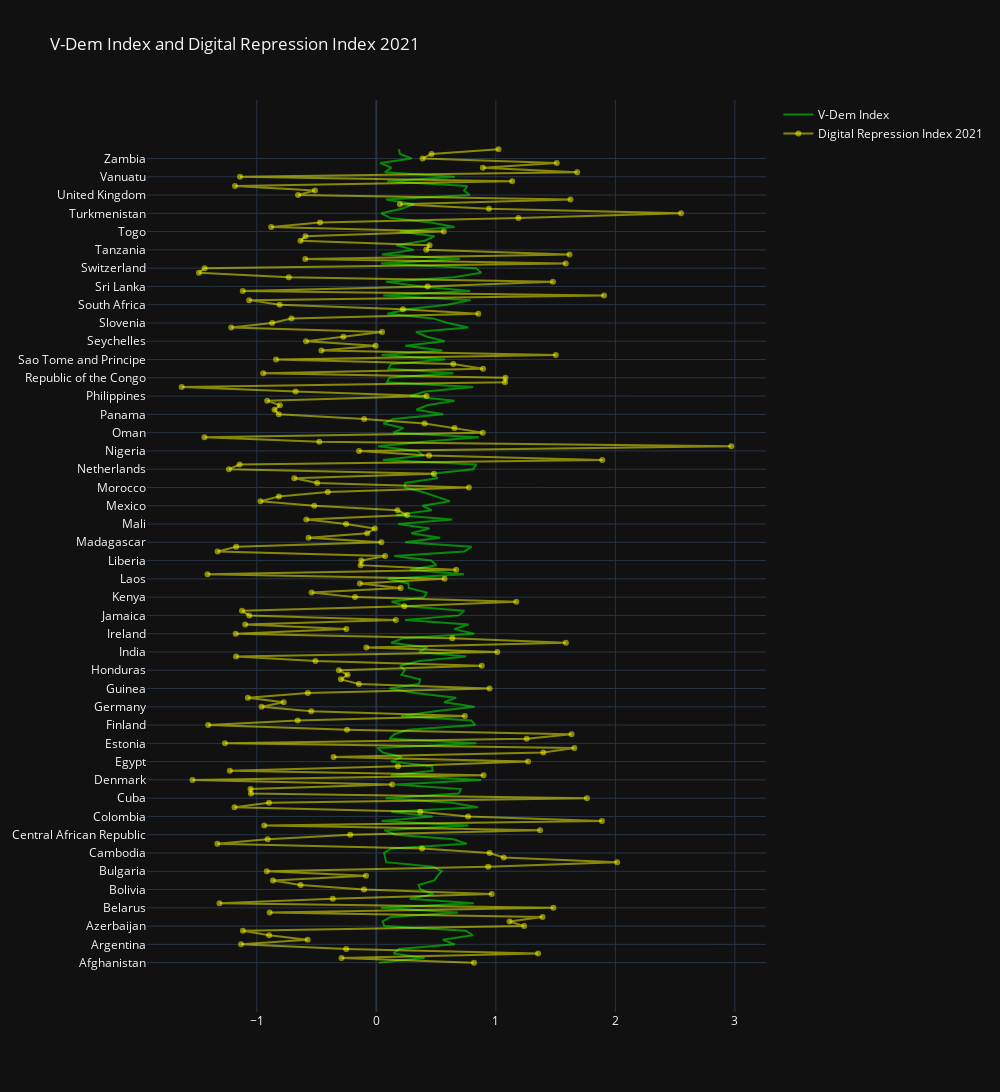

Notebook source saved alongside this figure:
### Code cell
import plotly.graph_objs as go

trace1 = go.Scatter(x = df['V-Dem Index'],
                    y = df['Country'].sort_values(),
                    name = 'V-Dem Index', # nombre dela línea
                    mode= 'lines', # modo de la línea
                    marker = dict(color = 'rgba(0,255,0, 0.5)'), # color
                    text = df['Country']) #texto

trace2 = go.Scatter(x = df['Digital Repression Index 2021'],
                    y = df['Country'].sort_values(),
                    name = 'Digital Repression Index 2021',
                    mode= 'lines+markers',
                    marker = dict(color = 'rgba(255,255,0, 0.5)'),
                    text = df['Country'])

data = [trace1, trace2]
layout = dict(title = 'V-Dem Index and Digital Repression Index 2021')
fig = go.Figure(data = data, layout=layout)
fig.update_layout(
    width=1000,
    height=3000)

fig.layout.template = 'plotly_dark'

iplot(fig)

### Figure 1 — Plotly figure (JSON) as saved in the notebook; plotly's stock layout.template omitted (floating-point values rounded to 4 significant figures; data arrays with more than 128 entries replaced by an {"elided": "..."} marker saying what was removed)
{"data": [{"marker": {"color": "rgba(0,255,0, 0.5)"}, "mode": "lines", "name": "V-Dem Index", "text": {"elided": "179 str values"}, "type": "scatter", "x": {"elided": "179 float values"}, "y": {"elided": "179 str values"}}, {"marker": {"color": "rgba(255,255,0, 0.5)"}, "mode": "lines+markers", "name": "Digital Repression Index 2021", "text": {"elided": "179 str values"}, "type": "scatter", "x": {"elided": "179 float values"}, "y": {"elided": "179 str values"}}], "layout": {"height": 3000, "title": {"text": " V-Dem Index and Digital Repression Index 2021"}, "width": 1000}}
